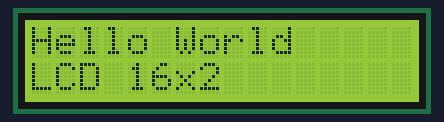
Bench run of a sketch on a simulated Arduino Uno, built with avr-gcc and run on an emulated ATmega328P. Parts: 16×2 character LCD.

Above: at 0.1 s.
At 2.2 s:
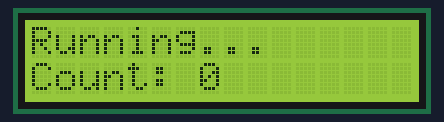
At 11.4 s:
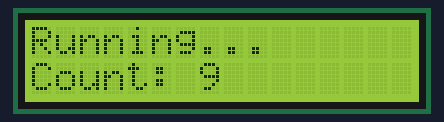
At 20.6 s:
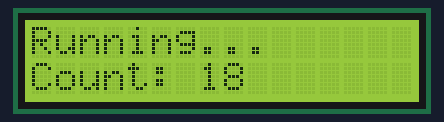
At 29.8 s:
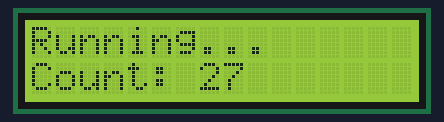
At 39.0 s:
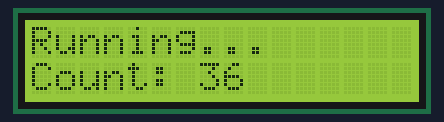

Measured:
- what the display in image 1 shows lasts 1.0 s, from 2.1 s to 3.1 s

The sketch:

LAB2_Hello_World.ino
```cpp
#include <Wire.h>
#include <LiquidCrystal_I2C.h>

// ประกาศ lcd
LiquidCrystal_I2C lcd(0x27, 16, 2);

void setup() {
  lcd.init();        // เริ่มต้นจอ
  lcd.backlight();   // เปิดไฟพื้นหลัง

  // แสดง Hello World
  lcd.setCursor(0, 0);
  lcd.print("Hello World");
  lcd.setCursor(0, 1);
  lcd.print("LCD 16x2");

  delay(2000);       // แสดง 2 วินาที
  lcd.clear();
}

void loop() {
  lcd.setCursor(0, 0);
  lcd.print("Running...   ");

  static int count = 0;
  lcd.setCursor(0, 1);
  lcd.print("Count: ");
  lcd.print(count++);
  lcd.print("   ");

  delay(1000);
}
```
